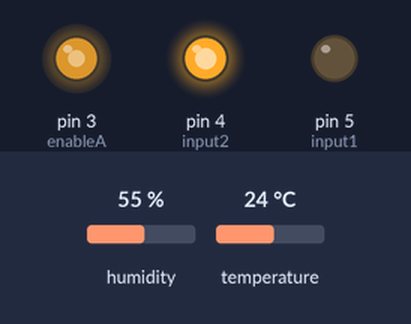
Bench run of a sketch on a simulated Arduino Uno, built with avr-gcc and run on an emulated ATmega328P. Parts: output pins drawn as LEDs (lit = HIGH). The inputs (shaded band) are chosen by the test bench; at power-on: humidity 55 %, temperature 24 °C. What the sketch prints to the serial monitor is not drawn.

Above: at 0.05 s.
At 8.0 s:
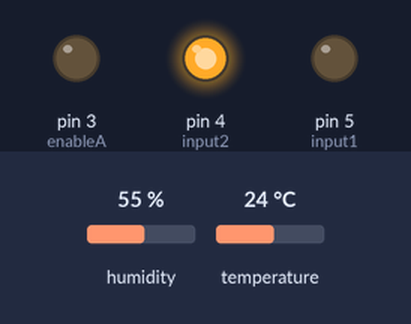
Timing chart, 0 to 9.2 s (numbered marks = the images above):
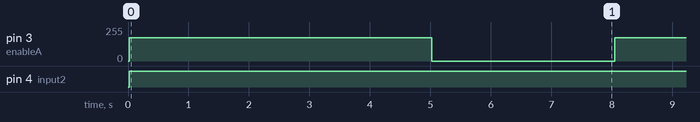

The sketch:

DoAm_DongCoDC.ino
```cpp
#include <DHT.h>
#define DHT11Pin 7
#define DHTType DHT11

DHT HT(DHT11Pin, DHTType);

int enableA = 3;
int input1 = 5;
int input2 = 4;

float humi;
float temp;

void setup(){
  HT.begin();
  pinMode(enableA, OUTPUT);
  pinMode(input1, OUTPUT);
  pinMode(input2, OUTPUT);
  Serial.begin(9600);
}

void loop(){
  humi = HT.readHumidity();
  temp = HT.readTemperature();
  Serial.print("Humidity: ");
  Serial.println(humi);
  Serial.print("Temperature: ");
  Serial.println(temp);
  if(humi > 90 && temp > 29){
    // Điều khiển tốc độ động cơ
    analogWrite(enableA, 175);

    // Động cơ chạy thuận 5s
    digitalWrite(input1, HIGH);
    digitalWrite(input2, LOW);
    delay(5000);

    // Tắt 1 giây
    analogWrite(enableA, 0);
    delay(3000);
  }
  else{
    // Điều khiển tốc độ động cơ
    analogWrite(enableA, 175);

    // Động cơ chạy nghịch 5s
    digitalWrite(input1, LOW);
    digitalWrite(input2, HIGH);
    delay(5000);

    // Tắt 1 giây
    analogWrite(enableA, 0);
    delay(3000);
  }

}
```

Measured:
- by itself, pin 3 (enableA): alternates 175/255 for 5.0 s and 0/255 for 3.0 s
- by itself, pin 4 (input2): LOW → HIGH at 0.02 s
